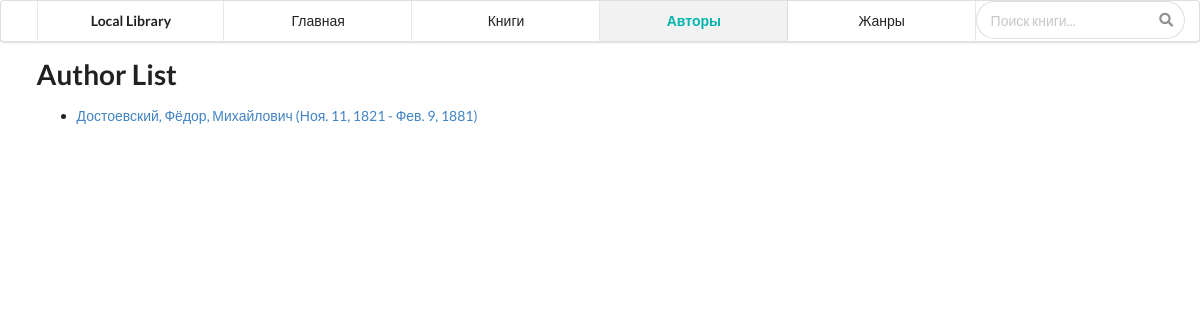
Screenshot of /catalog/authors/ with the database file from the repository.
### catalog/models.py (models this page shows)
class Author(models.Model):
    first_name = models.CharField(max_length=100, default=None)
    midle_name = models.CharField(max_length=100, default=None)
    last_name = models.CharField(max_length=100, default=None)
    date_of_birth = models.DateField(null=True, blank=True)
    date_of_death = models.DateField('Died', null=True, blank=True)
    def get_absolute_url(self):
        return reverse('author-detail', args=[str(self.id)])
    class Meta:
        verbose_name = 'Автор'
        verbose_name_plural = 'Авторы'
    def __str__(self):
        return '%s, %s, %s' % (self.last_name, self.first_name, self.midle_name)

### catalog/views.py (the view)
# urls.py: re_path('authors/', views.AuthorListView.as_view(), name='authors'),
class AuthorListView(generic.ListView):
    model = Author
    paginate_by = 10

### catalog/templates/catalog/author_list.html (shortened to what this page needs)
{% extends "base.html" %}
{% block sidebar %}
    <div class="ui six item menu">
        <div class="ui container">
            <a class="header teal item" href="/">Local Library</a>
            <a class="item" href="{% url 'index' %}">Главная</a>
            <a class="item" href="{% url 'books' %}">Книги</a>
            <a class="teal item active" href="{% url 'authors' %}"><strong>Авторы</strong></a>
            <a class="item" href="">Жанры</a>
            <div class="ui medium right aligned category search">
                <div class="ui icon input">
                    <input class="prompt" type="text" placeholder="Поиск книги...">
                </div>
            </div>
        </div>
    </div>
{% endblock %}
{% block content %}
<h1>Author List</h1>
{% if author_list %}
  <ul>
  {% for author in author_list %}
    <li>
      <a href="{{ author.get_absolute_url }}">
      {{ author }} ({{author.date_of_birth}} - {% if author.date_of_death %}{{author.date_of_death}}{% endif %})
      </a>
    </li>
  {% endfor %}
 </ul>
{% else %}
  <p>There are no authors available.</p>
{% endif %}
{% endblock %}

### catalog/static/css/site.css (style rules this page uses)
html, body { height: 100%; }
html { font-size: 14px; }
body { margin: 0px; padding: 0px; overflow-x: hidden; min-width: 320px; background: #FFFFFF; font-family: 'Lato', 'Helvetica Neue', Arial, Helvetica, sans-serif; font-size: 14px; line-height: 1.4285em; color: rgba(0, 0, 0, 0.87); font-smoothing: antialiased; }
h1, h2, h3, h4, h5 { font-family: 'Lato', 'Helvetica Neue', Arial, Helvetica, sans-serif; line-height: 1.28571429em; margin: calc(2rem - 0.14285714em ) 0em 1rem; font-weight: bold; padding: 0em; }
h1 { min-height: 1rem; font-size: 2rem; }
h1:first-child, h2:first-child, h3:first-child, h4:first-child, h5:first-child { margin-top: 0em; }
a { color: #4183C4; text-decoration: none; }

### catalog/static/css/container.css (style rules this page uses)
.ui.container { display: block; max-width: 100% !important; }
@media only screen and (min-width: 1200px) { .ui.container { width: 1127px; margin-left: auto !important; margin-right: auto !important; } }

### catalog/static/css/menu.css (style rules this page uses)
.ui.menu { display: -webkit-box; display: -ms-flexbox; display: flex; margin: 1rem 0em; font-family: 'Lato', 'Helvetica Neue', Arial, Helvetica, sans-serif; background: #FFFFFF; font-weight: normal; border: 1px solid rgba(34, 36, 38, 0.15); -webkit-box-shadow: 0px 1px 2px 0 rgba(34, 36, 38, 0.15); box-shadow: 0px 1px 2px 0 rgba(34, 36, 38, 0.15); border-radius: 0.28571429rem; min-height: 2.85714286em; }
.ui.menu:after { content: ''; display: block; height: 0px; clear: both; visibility: hidden; }
.ui.menu:first-child { margin-top: 0rem; }
.ui.menu:not(.vertical) .item { display: -webkit-box; display: -ms-flexbox; display: flex; -webkit-box-align: center; -ms-flex-align: center; align-items: center; }
.ui.menu .item { position: relative; vertical-align: middle; line-height: 1; text-decoration: none; -webkit-tap-highlight-color: transparent; -webkit-box-flex: 0; -ms-flex: 0 0 auto; flex: 0 0 auto; -webkit-user-select: none; -moz-user-select: none; -ms-user-select: none; user-select: none; background: none; padding: 0.92857143em 1.14285714em; text-transform: none; color: rgba(0, 0, 0, 0.87); font-weight: normal; -webkit-transition: background 0.1s ease, color 0.1s ease, -webkit-box-shadow 0.1s ease; transition: background 0.1s ease, color 0.1s ease, -webkit-box-shadow 0.1s ease; transition: background 0.1s ease, box-shadow 0.1s ease, color 0.1s ease; transition: background 0.1s ease, box-shadow 0.1s ease, color 0.1s ease, -webkit-box-shadow 0.1s ease; }
.ui.menu .item:before { position: absolute; content: ''; top: 0%; right: 0px; height: 100%; width: 1px; background: rgba(34, 36, 38, 0.1); }
.ui.menu > .grid, .ui.menu > .container { display: -webkit-box; display: -ms-flexbox; display: flex; -webkit-box-align: inherit; -ms-flex-align: inherit; align-items: inherit; -webkit-box-orient: inherit; -webkit-box-direction: inherit; -ms-flex-direction: inherit; flex-direction: inherit; }
.ui.menu .header.item, .ui.vertical.menu .header.item { margin: 0em; background: ''; text-transform: normal; font-weight: bold; }
@media only screen and (min-width: 768px) { .ui.menu:not(.secondary):not(.text):not(.tabular):not(.borderless) > .container > .item:not(.right):not(.borderless):first-child { border-left: 1px solid rgba(34, 36, 38, 0.1); } }
.ui.menu .active.item { background: rgba(0, 0, 0, 0.05); color: rgba(0, 0, 0, 0.95); font-weight: normal; -webkit-box-shadow: none; box-shadow: none; }
.ui.menu .teal.active.item, .ui.teal.menu .active.item { border-color: #00B5AD !important; color: #00B5AD !important; }
.ui.item.menu, .ui.item.menu .item { width: 100%; padding-left: 0em !important; padding-right: 0em !important; margin-left: 0em !important; margin-right: 0em !important; text-align: center; -webkit-box-pack: center; -ms-flex-pack: center; justify-content: center; }
.ui.menu.six.item .item { width: 16.666%; }
.ui.menu { font-size: 1rem; }

### catalog/static/css/search.css (style rules this page uses)
.ui.search { position: relative; }
.ui.search .prompt { border-radius: 500rem; }
.ui.search { font-size: 1em; }

### rows the page displays
Author: last_name+first_name+midle_name "Достоевский, Фёдор, Михайлович", date_of_birth "Ноя. 11, 1821", date_of_death "Фев. 9, 1881"
